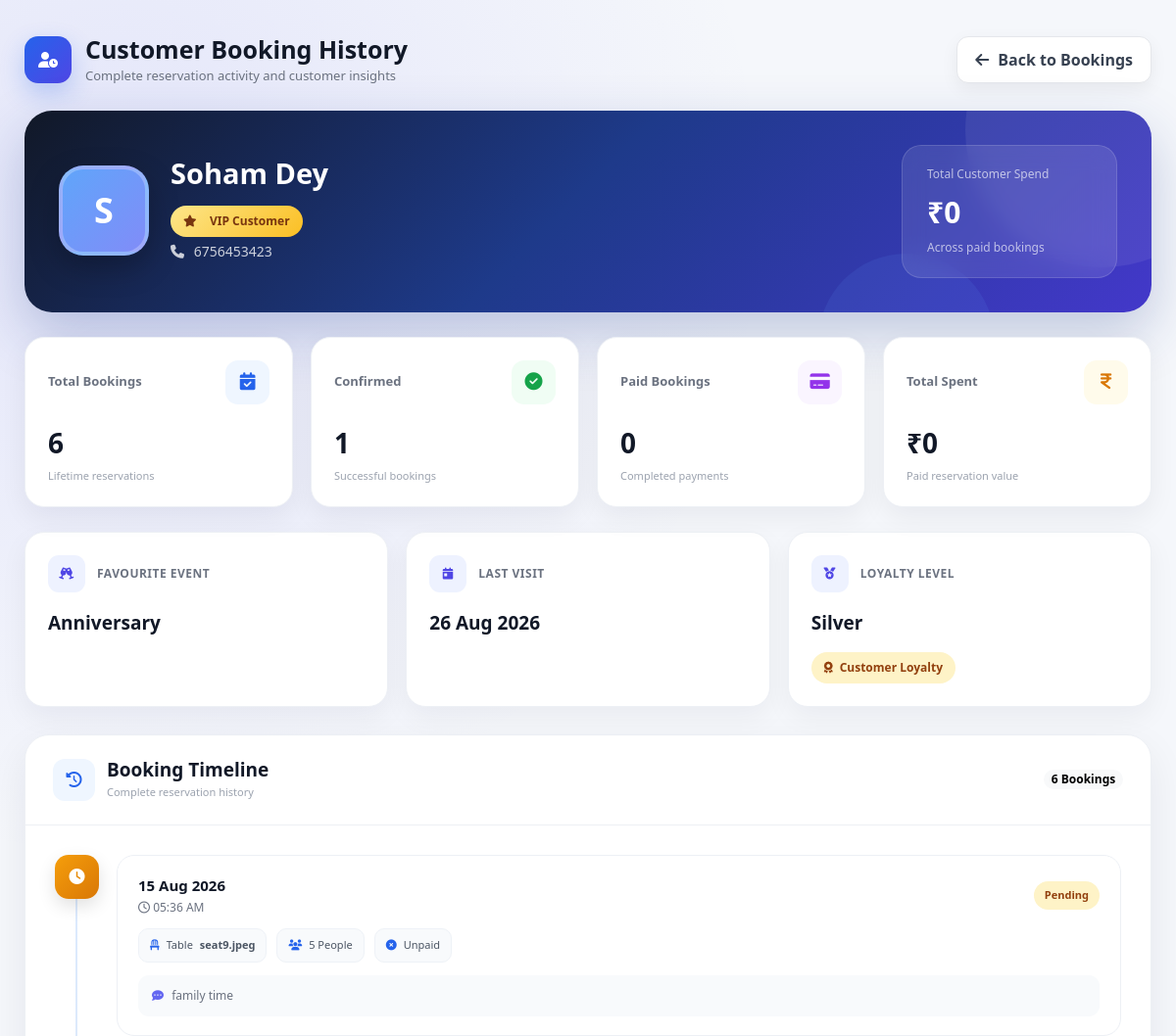
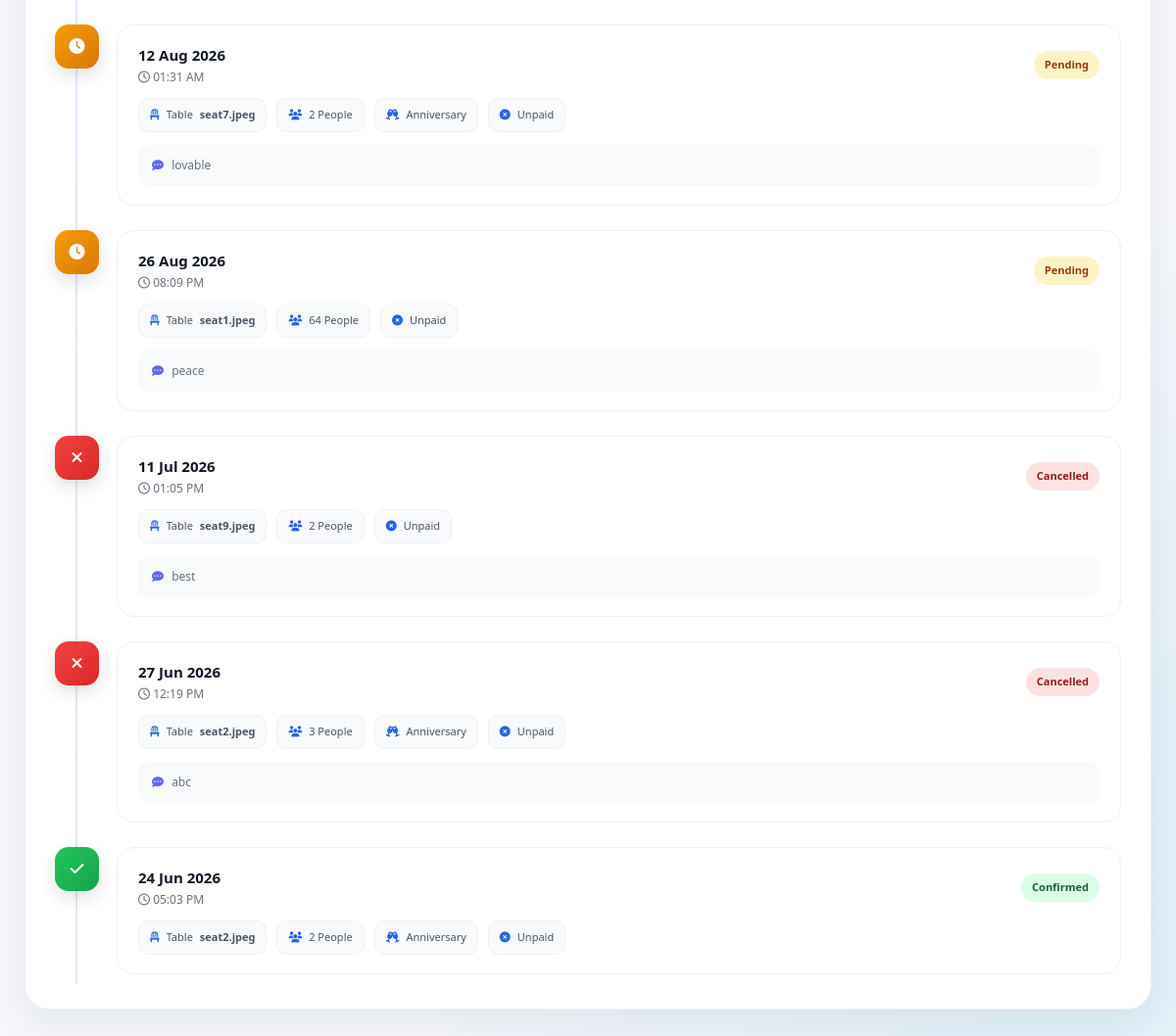
/admin/customer_booking_history.php?phone=6756453423, run on the app's committed database (2 pictures, top to bottom).
### tables this page shows
CREATE TABLE `bookings` (
  `id` int(11) NOT NULL,
  `user_id` int(11) DEFAULT NULL,
  `customer_name` varchar(255) NOT NULL,
  `customer_phone` varchar(20) NOT NULL,
  `booking_table` text DEFAULT NULL,
  `booking_date` date NOT NULL,
  `booking_time` time NOT NULL,
  `people` int(11) DEFAULT 1,
  `special_event` enum('None','Birthday','Anniversary','Date','Business Meeting','Family Gathering','Success Celebration','Friend Reunion','Group Study','Other') DEFAULT 'None',
  `special_order` varchar(10) DEFAULT NULL,
  `event_image` varchar(255) DEFAULT NULL,
  `message` text DEFAULT NULL,
  `status` enum('Pending','Confirmed','Cancelled') DEFAULT 'Pending',
  `created_at` timestamp NOT NULL DEFAULT current_timestamp(),
  `table_id` varchar(50) DEFAULT NULL,
  `is_paid` int(11) DEFAULT 0,
  `amount` decimal(10,2) NOT NULL DEFAULT 0.00,
  `payment_method` varchar(50) DEFAULT NULL,
  `payment_status` varchar(30) DEFAULT 'Pending'
);

### admin/customer_booking_history.php (the view, shortened to what the rows shown need)
<!DOCTYPE html>
<html lang="en">
<head>
    <link rel="stylesheet"
        href="../assets/bootstrap-5.3.7-dist/css/bootstrap.min.css">
    <link rel="stylesheet"
        href="https://cdnjs.cloudflare.com/ajax/libs/font-awesome/6.7.2/css/all.min.css">
<?php
global $conn;
$phone = mysqli_real_escape_string(
    $conn,
    $_GET['phone'] ?? ''
);
$customer = mysqli_fetch_assoc(
    mysqli_query(
        $conn,
        "
        SELECT *
        FROM bookings
        WHERE customer_phone='$phone'
        ORDER BY id DESC
        LIMIT 1
        "
    )
);
$totalBookings = mysqli_fetch_assoc(
    mysqli_query(
        $conn,
        "
        SELECT COUNT(*) total
        FROM bookings
        WHERE customer_phone='$phone'
        "
    )
)['total'];
$history = mysqli_query(
    $conn,
    "
    SELECT *
    FROM bookings
    WHERE customer_phone='$phone'
    ORDER BY id DESC
    "
);
$last = mysqli_fetch_assoc(
    mysqli_query(
        $conn,
        "
        SELECT booking_date
        FROM bookings
        WHERE customer_phone='$phone'
        ORDER BY booking_date DESC
        LIMIT 1
        "
    )
);
$customerName = $customer['customer_name'];
$initial = strtoupper(
    substr(
        trim($customerName),
        0,
        1
    )
);
?>
</head>
<body>
<div class="history-wrapper">
    <div class="top-bar">
        <div class="page-title">
            <div>
                <h1>Customer Booking History</h1>
            </div>
        </div>
    </div>
    <div class="customer-hero">
        <div class="hero-content">
            <div class="customer-main">
                <div class="customer-avatar">
                    <?php echo $initial; ?>
                </div>
                <div class="customer-details">
                    <h2>
                        <?php
                        echo htmlspecialchars(
                            $customerName
                        );
                        ?>
                    </h2>
                    <?php if ($totalBookings >= 3) { ?>
                        <span class="vip-badge">
                            <i class="fas fa-star"></i>
                            VIP Customer
                        </span>
                    <?php } ?>
                    <p>
                        <i class="fas fa-phone"></i>
                        <?php
                        echo htmlspecialchars(
                            $customer['customer_phone']
                        );
                        ?>
                    </p>
                </div>
            </div>
        </div>
    </div>
    <div class="insights-grid">
        <div class="insight-card">
            <div class="insight-heading">
                <div class="insight-icon">
                </div>
                Last Visit
            </div>
            <div class="insight-value">
                <?php
                echo !empty(
                    $last['booking_date']
                )
                    ? date(
                        "d M Y",
                        strtotime(
                            $last['booking_date']
                        )
                    )
                    : "No visit yet";
                ?>
            </div>
        </div>
    </div>
    <div class="history-card">
        <div class="timeline">
            <?php
            if (
                mysqli_num_rows(
                    $history
                ) > 0
            ) {
                while (
                    $row =
                    mysqli_fetch_assoc(
                        $history
                    )
                ) {
                    $status =
                        strtolower(
                            $row['status']
                        );
                    if (
                        $status ===
                        'confirmed'
                    ) {
                        $statusClass =
                            'status-confirmed';
                        $dotClass =
                            'dot-confirmed';
                        $icon =
                            'fa-check';
                    } elseif (
                        $status ===
                        'pending'
                    ) {
                        $statusClass =
                            'status-pending';
                        $dotClass =
                            'dot-pending';
                        $icon =
                            'fa-clock';
                    } elseif (
                        $status ===
                        'cancelled'
                    ) {
                        $statusClass =
                            'status-cancelled';
                        $dotClass =
                            'dot-cancelled';
                        $icon =
                            'fa-xmark';
                    }
            ?>
                <div class="timeline-item">
                    <div
                        class="timeline-dot
                        <?php echo $dotClass; ?>">
                        <i
                            class="fas
                            <?php echo $icon; ?>">
                        </i>
                    </div>
                    <div class="booking-event">
                        <div class="booking-event-top">
                            <div>
                                <div class="booking-date">
                                    <?php
                                    echo !empty(
                                        $row[
                                            'booking_date'
                                        ]
                                    )
                                        ? date(
                                            "d M Y",
                                            strtotime(
                                                $row[
                                                    'booking_date'
                                                ]
                                            )
                                        )
                                        : "Date unavailable";
                                    ?>
                                </div>
                                <div class="booking-time">
                                    <i
                                        class="far fa-clock">
                                    </i>
                                    <?php
                                    echo !empty(
                                        $row[
                                            'booking_time'
                                        ]
                                    )
                                        ? date(
                                            "h:i A",
                                            strtotime(
                                                $row[
                                                    'booking_time'
                                                ]
                                            )
                                        )
                                        : "Time unavailable";
                                    ?>
                                </div>
                            </div>
                            <span
                                class="status-badge
                                <?php echo $statusClass; ?>">
                                <?php
                                echo htmlspecialchars(
                                    $row['status']
                                );
                                ?>
                            </span>
                        </div>
                        <div class="booking-info">
                            <span class="info-chip">
                                <i
                                    class="fas fa-chair">
                                </i>
                                Table
                                <strong>
                                    <?php
                                    echo htmlspecialchars(
                                        $row[
                                            'booking_table'
                                        ]
                                    );
                                    ?>
                                </strong>
                            </span>
                            <span class="info-chip">
                                <i
                                    class="fas fa-users">
                                </i>
                                <?php
                                echo htmlspecialchars(
                                    $row['people']
                                );
                                ?>
                                People
                            </span>
                            <?php if (
                                !empty(
                                    $row[
                                        'special_event'
                                    ]
                                )
                            ) { ?>
                                <span class="info-chip">
                                    <i
                                        class="fas fa-champagne-glasses">
                                    </i>
                                    <?php
                                    echo htmlspecialchars(
                                        $row[
                                            'special_event'
                                        ]
                                    );
                                    ?>
                                </span>
                            <?php } ?>
                            <?php if (
                                isset(
                                    $row['is_paid']
                                )
                            ) { ?>
                                <span class="info-chip">
                                    <i
                                        class="fas
                                        <?php
                                        echo $row[
                                            'is_paid'
                                        ]
                                            ? 'fa-circle-check'
                                            : 'fa-circle-xmark';
                                        ?>">
                                    </i>
                                    <?php
                                    echo $row[
                                        'is_paid'
                                    ]
                                        ? 'Paid'
                                        : 'Unpaid';
                                    ?>
                                </span>
                            <?php } ?>
                        </div>
                        <?php if (
                            !empty(
                                $row['message']
                            )
                        ) { ?>
                            <div class="booking-message">
                                <i
                                    class="fas fa-comment-dots">
                                </i>
                                <?php
                                echo htmlspecialchars(
                                    $row['message']
                                );
                                ?>
                            </div>
                        <?php } ?>
                    </div>
                </div>
            <?php
                }
            }
            ?>
        </div>
    </div>
</div>
</body>
</html>

### data on the page
bookings: customer_name "S", customer_name "Soham Dey", customer_phone "6756453423", booking_date "15 Aug 2026", booking_time "05:36 AM", status "Pending", booking_table "seat9.jpeg", people "5", is_paid 0 (drawn), message "family time"
bookings: booking_date "26 Aug 2026", booking_time "08:09 PM", status "Pending", booking_table "seat1.jpeg", people "64", is_paid 0 (drawn), message "peace"
bookings: booking_date "12 Aug 2026", booking_time "01:31 AM", status "Pending", booking_table "seat7.jpeg", people "2", special_event "Anniversary", is_paid 0 (drawn), message "lovable"
bookings: booking_date "11 Jul 2026", booking_time "01:05 PM", status "Cancelled", booking_table "seat9.jpeg", people "2", is_paid 0 (drawn), message "best"
bookings: booking_date "27 Jun 2026", booking_time "12:19 PM", status "Cancelled", booking_table "seat2.jpeg", people "3", special_event "Anniversary", is_paid 0 (drawn), message "abc"
bookings: booking_date "24 Jun 2026", booking_time "05:03 PM", status "Confirmed", booking_table "seat2.jpeg", people "2", special_event "Anniversary", is_paid 0 (drawn)

### other printed values
$totalSpent "0"
$totalBookings "6"
$confirmed "1"
$paid "0"
$fav['special_event'] "Anniversary"
$loyalty "Silver"
